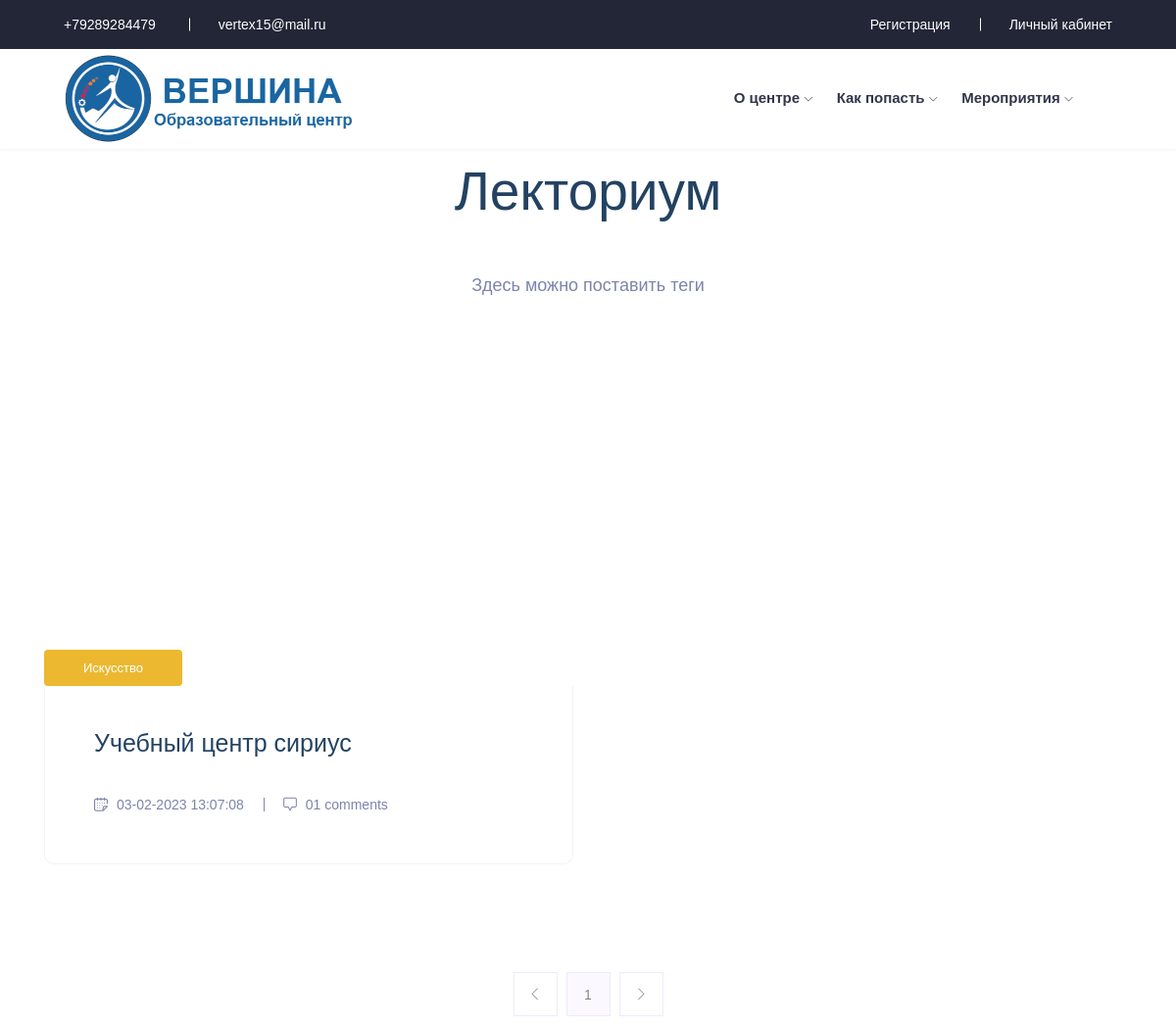
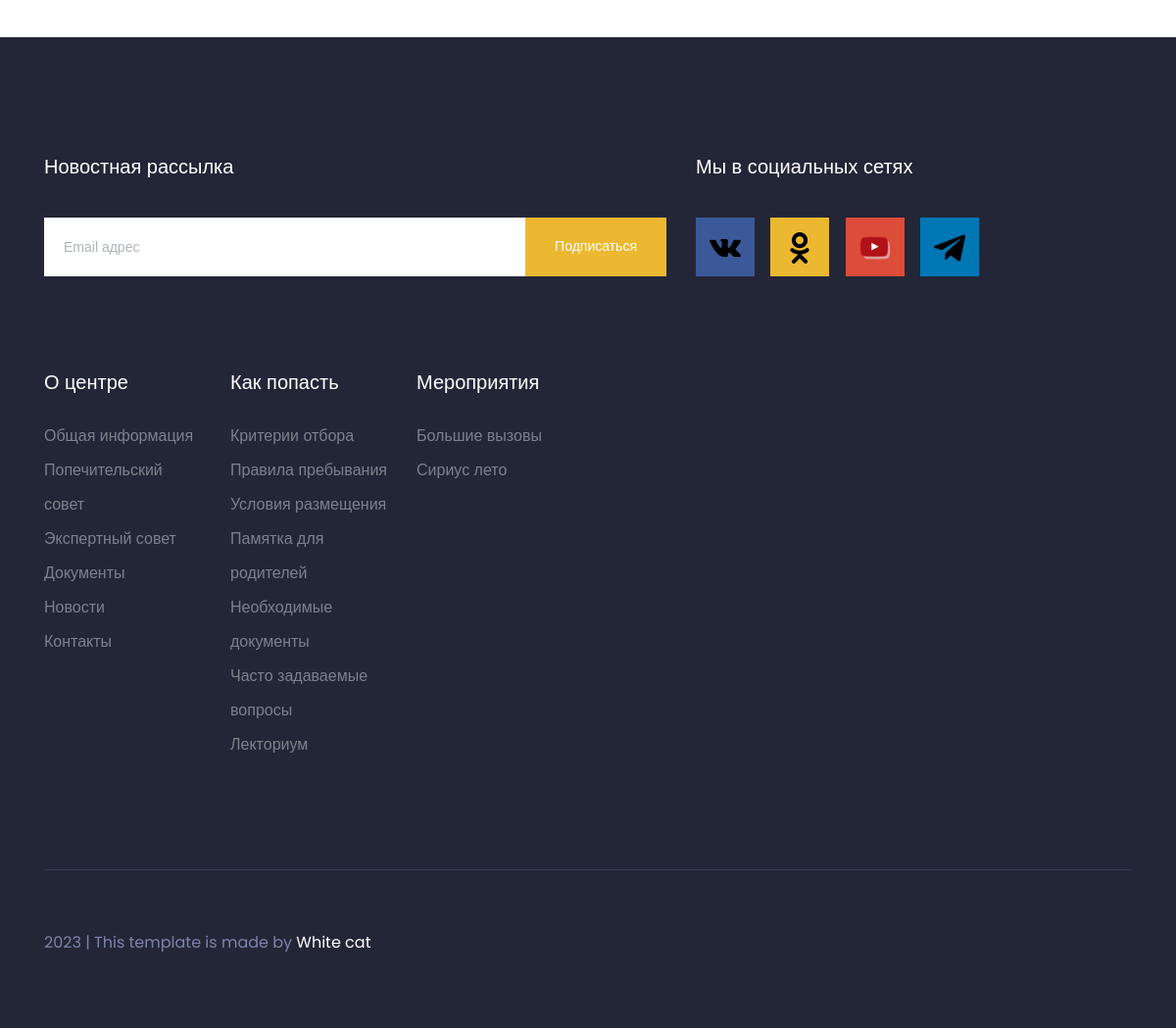
/lecture_hall/, run on the app's committed database (2 pictures, top to bottom).
### main/models.py (models this page shows, shortened)
class Lecture(models.Model):
    title = models.CharField(max_length=255, verbose_name="Заголовок")
    slug = models.SlugField(max_length=255, unique=True, db_index=True, verbose_name='URL')
    URL = models.URLField(blank=True, verbose_name="Ссылка на видео")
    time_create = models.DateTimeField(auto_now_add=True, verbose_name="Дата и время создания")
    time_update = models.DateTimeField(auto_now=True, verbose_name="Дата и время обновления")
    is_published = models.BooleanField(default=True, verbose_name="Публикация")
    cat = models.ForeignKey(CategoryLecture, on_delete=models.PROTECT, verbose_name="Категория", null=True)
    class Meta:
        verbose_name = 'Лекции'
        verbose_name_plural = 'Лекции'
        ordering = ['time_create', 'title']

class CategoryLecture(models.Model):
    name = models.CharField(max_length=100, verbose_name="Название категории", db_index=True)
    slug = models.SlugField(max_length=255, unique=True, db_index=True, verbose_name='URL')
    def __str__(self):
        return self.name
    class Meta:
        verbose_name = 'Категория лекции'
        verbose_name_plural = 'Категории лекций'
        ordering = ['id']

### main/views.py (the view)
# urls.py: path('lecture_hall/', LectureHall.as_view(), name='lecture_hall'),
class LectureHall(DataMixin, ListView):
    paginate_by = 10
    model = Lecture
    template_name = 'main/lecture_hall.html'
    context_object_name = 'posts'
    def get_context_data(self, *, object_list=None, **kwargs):
        context = super().get_context_data(**kwargs)
        c_def = self.get_user_context(title="Лекториум")
        return dict(list(context.items()) + list(c_def.items()))

### main/utils.py (called while the page is built)
    def get_user_context(self, **kwargs):
        context = kwargs
        cats = Category.objects.all()
        user_menu = menu.copy()
        if not self.request.user.is_authenticated:
            user_menu.pop(3)
        context['menu'] = user_menu
        context['cats'] = cats
        if 'cat_selected' not in context:
            context['cat_selected'] = 0
        return context

### main/templates/main/lecture_hall.html
{% extends 'main/base.html' %}
{% load static %}
{% block content %}
    <div class="recent_news_area section__padding">
        <div class="container">
            <div class="row justify-content-center">
                <div class="col-lg-8 col-md-10">
                    <div class="section_title text-center mb-70">
                        <h3 class="mb-45">{{ title }}</h3>
                        <p>Здесь можно поставить теги</p>
                    </div>
                </div>
            </div>
            <div class="row">
                {% for p in posts %}
                {% if p.is_published == True %}
                <div class="col-md-6">
                    <div class="single__news">
                        <div class="thumb">
                            <a href="">
                               <iframe width="560" height="315" src="{{ p.URL }}" title="YouTube video player" frameborder="0" allow="accelerometer; autoplay; clipboard-write; encrypted-media; gyroscope; picture-in-picture; web-share" allowfullscreen></iframe>
                            </a>
                            <span class="badge">{{ p.cat }}</span>
                        </div>
                        <div class="news_info">
                            <a href="">
                                <h4>{{ p.title }}</h4>
                            </a>
                            <p class="d-flex align-items-center"> <span><i class="flaticon-calendar-1"></i> {{p.time_update|date:"d-m-Y H:i:s"}}</span>
                            <span> <i class="flaticon-comment"></i> 01 comments</span>
                            </p>
                        </div>
                    </div>
                </div>
                {% endif %}
                {% endfor %}
            </div>
        </div>
           <nav class="blog-pagination justify-content-center d-flex">
        <ul class="pagination">
            <li class="page-item">
                <a href="#" class="page-link" aria-label="Previous">
                    <i class="ti-angle-left"></i>
                </a>
            </li>
            {% for p in paginator.page_range %}
            <li class="page-item active">
                <a href="?page={{ p }}" class="page-link">{{ p }}</a>
            </li>
            {% endfor %}
            <li class="page-item">
                <a href="#" class="page-link" aria-label="Next">
                    <i class="ti-angle-right"></i>
                </a>
            </li>
        </ul>
    </nav>
    </div>
{% endblock %}

### data on the page
Lecture: cat "Искусство", title "Учебный центр сириус", time_update "03-02-2023 13:07:08"

### other printed values
{{ m.title }} "О центре" "Как попасть" "Мероприятия"
{{ title }} "Лекториум"
{{ p }} "1"
{{ sm.title }} "Общая информация" "Попечительский совет" "Экспертный совет" "Документы" "Новости" "Контакты" "Критерии отбора" "Правила пребывания" "Условия размещения" "Памятка для родителей" "Необходимые документы" "Часто задаваемые вопросы" "Лекториум" "Большие вызовы" "Сириус лето"
